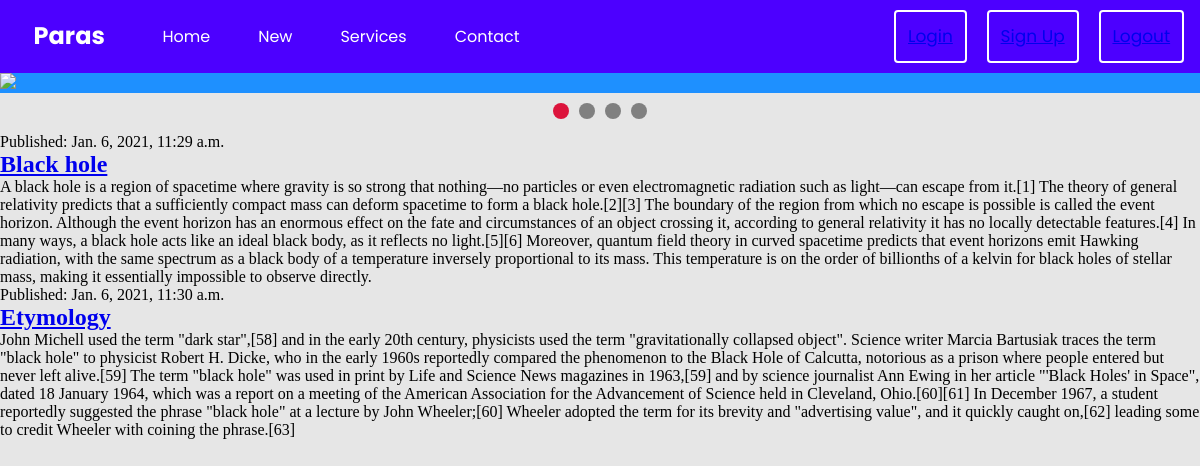
The app's page / (signed in) with its own data.
### myapp/models.py (models this page shows, shortened)
class Post(models.Model):
    author=models.ForeignKey(settings.AUTH_USER_MODEL,on_delete=models.CASCADE)
    title=models.CharField(max_length=200)
    text=models.TextField()
    created_at=models.DateTimeField(default=timezone.now)
    published_date=models.DateTimeField(blank=True,null=True)

### myapp/views.py (the view)
# urls.py: path('',views.post_list,name='post_list'),
@login_required(login_url='/account/login')
def post_list(request):
    posts=Post.objects.filter(published_date__lte=timezone.now()).order_by('published_date')
    return render(request,'post_list.html',{'posts':posts})

### myapp/templates/post_list.html
{% extends 'base.html'%}
{%block content%}
{% for post in posts %}
<p>Published: {{post.published_date}}</p>
<h2><a href="{%url 'post_detail' pk=post.pk%}">{{post.title}}</a></h2>
<p>{{post.text}}</p>
{% endfor %}
{%endblock%}

### myapp/templates/base.html (shortened to what this page needs)
<!DOCTYPE html>
<html lang="en">
<head>
</head>
<body>
<nav class="navbar navbar-height-responsive" id="navbar-height-responsive">
        <div class="logo-head">
            <h2 class="logo">Paras</h2>
        </div>
        <ul class="nav-list">
            <li><a href="">Home</a></li>
            <li><a href="{%url 'post_new'%}">New</a></li>
            <li><a href="#">Services</a></li>
            <li><a href="#">Contact</a></li>
        </ul>
        <div class="buttons">
            <button class="btn"><a href="{% url 'login' %}">Login</a></button>
            <button class="btn"><a href="{% url 'signup' %}">Sign Up</a></button>
            <button class="btn"><a href="{% url 'logout' %}">Logout</a></button>
        </div>
    </nav>
<div id="slider slider1">
  <div class="slide" style="background:dodgerBlue;">
    <img src="https://img.fotocommunity.com/peacefull-95e65145-d050-4957-9ddc-85dd60689d45.jpg?height=500" >
  </div>
  <span class="controls" onclick="prevSlide(-1)" id="left-arrow">
</span>
  <span class="controls" id="right-arrow" onclick="nextSlide(1)">
</span>
</div>
  <div id="dots-con">
 <span class="dot"></span><span class="dot"></span><span class="dot"></span><span class="dot"></span>
 </div>
{% block content %}
{% endblock %}
</body>
</html>

### myapp/templates/base.html (style rules this page uses)
* { margin: 0; padding: 0; box-sizing: border-box; }
.navbar { width: 100%; display: flex; background: rgb(76, 0, 255); transition: all 0.7s ease-in-out; user-select: none!important; }
.nav-list { display: flex; width: 100%; }
.nav-list li { list-style: none; padding: 1.5em; float: right; z-index: 999999999; }
.nav-list li a { text-decoration: none; color: white; font-family: 'Poppins', sans-serif; user-select: none!important; }
.logo { float: left; padding: 18px 1.4em; color: white; font-family: 'Poppins', sans-serif; }
.buttons { position: absolute; right: 0; padding: 0.5em; overflow: hidden; }
.btn { padding: 0.7em; font-family: 'Poppins', sans-serif; background: none; border: 2.4px solid white!important; border: none; color: white; font-size: 17px; margin: 0.1rem 0.5rem; overflow: hidden; outline: none; border-radius: 4px; cursor: pointer; }
body { background:#e6e6e6; }
.slide { width:100%; display:none; animation-name:fade; animation-duration:1s; }
img { width:100%; }
.controls { position:absolute; top:50%; transform:translateY(-50%); font-size:1.5em; padding:15px 10px; border-radius:5px; }
#left-arrow { left:10px; }
#right-arrow { right:10px; }
#dots-con { text-align:center; }
.dot { display:inline-block; background:grey; padding:8px; border-radius:50%; margin:10px 5px; }
.active { background:crimson; }

### records on screen
Post: published_date "Jan. 6, 2021, 11:29 a.m.", title "Black hole", text "A black hole is a region of spacetime where gravity is so strong that nothing—no particles or even electromagnetic radiation such as light—can escape from it.[1] The theory of general relativity predicts that a sufficiently compact mass can deform spacetime to form a black hole.[2][3] The boundary of the region from which no escape is possible is called the event horizon. Although the event horizon has an enormous effect on the fate and circumstances of an object crossing it, according to general relativity it has no locally detectable features.[4] In many ways, a black hole acts like an ideal black body, as it reflects no light.[5][6] Moreover, quantum field theory in curved spacetime…"
Post: published_date "Jan. 6, 2021, 11:30 a.m.", title "Etymology", text "John Michell used the term \"dark star\",[58] and in the early 20th century, physicists used the term \"gravitationally collapsed object\". Science writer Marcia Bartusiak traces the term \"black hole\" to physicist Robert H. Dicke, who in the early 1960s reportedly compared the phenomenon to the Black Hole of Calcutta, notorious as a prison where people entered but never left alive.[59] The term \"black hole\" was used in print by Life and Science News magazines in 1963,[59] and by science journalist Ann Ewing in her article \"'Black Holes' in Space\", dated 18 January 1964, which was a report on a meeting of the American Association for the Advancement of Science held in Cleveland, Ohio.[60][61] In…"
